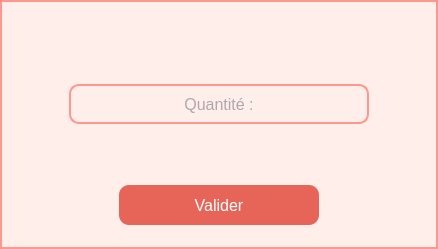
<?xml version="1.0" encoding="UTF-8"?>
<ui version="4.0">
 <class>Dialog</class>
 <widget class="QDialog" name="Dialog">
  <property name="geometry">
   <rect>
    <x>0</x>
    <y>0</y>
    <width>438</width>
    <height>249</height>
   </rect>
  </property>
  <property name="windowTitle">
   <string>Dialog</string>
  </property>
  <layout class="QVBoxLayout" name="verticalLayout">
   <property name="spacing">
    <number>0</number>
   </property>
   <property name="leftMargin">
    <number>0</number>
   </property>
   <property name="topMargin">
    <number>0</number>
   </property>
   <property name="rightMargin">
    <number>0</number>
   </property>
   <property name="bottomMargin">
    <number>0</number>
   </property>
   <item>
    <widget class="QFrame" name="frame">
     <property name="styleSheet">
      <string notr="true">background-color:#ffeeea;
border-width:2px;
border-style:solid;
border-color:#ff978d;</string>
     </property>
     <property name="frameShape">
      <enum>QFrame::StyledPanel</enum>
     </property>
     <property name="frameShadow">
      <enum>QFrame::Raised</enum>
     </property>
     <layout class="QVBoxLayout" name="verticalLayout_2">
      <property name="spacing">
       <number>0</number>
      </property>
      <property name="leftMargin">
       <number>0</number>
      </property>
      <property name="topMargin">
       <number>0</number>
      </property>
      <property name="rightMargin">
       <number>0</number>
      </property>
      <property name="bottomMargin">
       <number>0</number>
      </property>
      <item alignment="Qt::AlignRight|Qt::AlignTop">
       <widget class="QFrame" name="frame_4">
        <property name="styleSheet">
         <string notr="true">border:None;</string>
        </property>
        <property name="frameShape">
         <enum>QFrame::StyledPanel</enum>
        </property>
        <property name="frameShadow">
         <enum>QFrame::Raised</enum>
        </property>
        <layout class="QHBoxLayout" name="horizontalLayout_3">
         <property name="topMargin">
          <number>4</number>
         </property>
         <property name="rightMargin">
          <number>4</number>
         </property>
         <item>
          <widget class="QPushButton" name="closeButton">
           <property name="minimumSize">
            <size>
             <width>40</width>
             <height>20</height>
            </size>
           </property>
           <property name="maximumSize">
            <size>
             <width>40</width>
             <height>20</height>
            </size>
           </property>
           <property name="styleSheet">
            <string notr="true">QPushButton { background: transparent; border:0px; } 
QPushButton:hover {background-color:#ff6f61;color:white;border-radius:2px}</string>
           </property>
           <property name="text">
            <string/>
           </property>
           <property name="icon">
            <iconset>
             <normaloff>assets/croce.png</normaloff>assets/croce.png</iconset>
           </property>
          </widget>
         </item>
        </layout>
       </widget>
      </item>
      <item>
       <widget class="QFrame" name="frame_2">
        <property name="styleSheet">
         <string notr="true">border:None;</string>
        </property>
        <property name="frameShape">
         <enum>QFrame::StyledPanel</enum>
        </property>
        <property name="frameShadow">
         <enum>QFrame::Raised</enum>
        </property>
        <layout class="QHBoxLayout" name="horizontalLayout">
         <property name="bottomMargin">
          <number>50</number>
         </property>
         <item>
          <widget class="QLineEdit" name="quantiteLineEdit">
           <property name="minimumSize">
            <size>
             <width>300</width>
             <height>40</height>
            </size>
           </property>
           <property name="maximumSize">
            <size>
             <width>300</width>
             <height>40</height>
            </size>
           </property>
           <property name="font">
            <font>
             <pointsize>12</pointsize>
            </font>
           </property>
           <property name="styleSheet">
            <string notr="true">QLineEdit {   
   border-width:2px;
   border-radius:10px;
   border-style:solid;
   border-color:#ff978d;
   color: #635f72
 } </string>
           </property>
           <property name="alignment">
            <set>Qt::AlignCenter</set>
           </property>
           <property name="placeholderText">
            <string>Quantité :</string>
           </property>
          </widget>
         </item>
        </layout>
       </widget>
      </item>
      <item>
       <widget class="QFrame" name="frame_3">
        <property name="styleSheet">
         <string notr="true">border:None;</string>
        </property>
        <property name="frameShape">
         <enum>QFrame::StyledPanel</enum>
        </property>
        <property name="frameShadow">
         <enum>QFrame::Raised</enum>
        </property>
        <layout class="QHBoxLayout" name="horizontalLayout_2">
         <property name="bottomMargin">
          <number>20</number>
         </property>
         <item>
          <widget class="QPushButton" name="validerButton">
           <property name="minimumSize">
            <size>
             <width>200</width>
             <height>40</height>
            </size>
           </property>
           <property name="maximumSize">
            <size>
             <width>200</width>
             <height>40</height>
            </size>
           </property>
           <property name="font">
            <font>
             <pointsize>12</pointsize>
             <weight>50</weight>
             <bold>false</bold>
            </font>
           </property>
           <property name="styleSheet">
            <string notr="true">QPushButton {border-radius : 10px ; border: 1px #1f528d ; background-color: #e66558; color:white;} QPushButton:pressed {background-color: #ff7c6f;}</string>
           </property>
           <property name="text">
            <string>Valider</string>
           </property>
          </widget>
         </item>
        </layout>
       </widget>
      </item>
     </layout>
    </widget>
   </item>
  </layout>
 </widget>
 <resources/>
 <connections/>
</ui>
